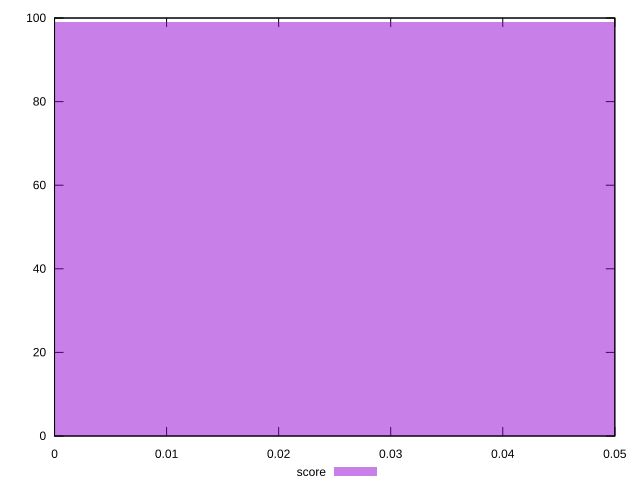

Here is the gnuplot script that generated this plot:
reset

$score <<EOF
0 99
0.1 1
EOF

set key outside below
set boxwidth 0.1
set xrange [0:0.05]
set yrange [0:100]
set trange [0:100]
set style fill transparent solid 0.5 noborder
set terminal svg size 640, 490 enhanced background rgb 'white'
set output "report_00019_2021-02-10T18-14-37.922Z//largest-contentful-paint/samples/pages/score/histogram.svg"

plot $score title "score" with boxes

reset
